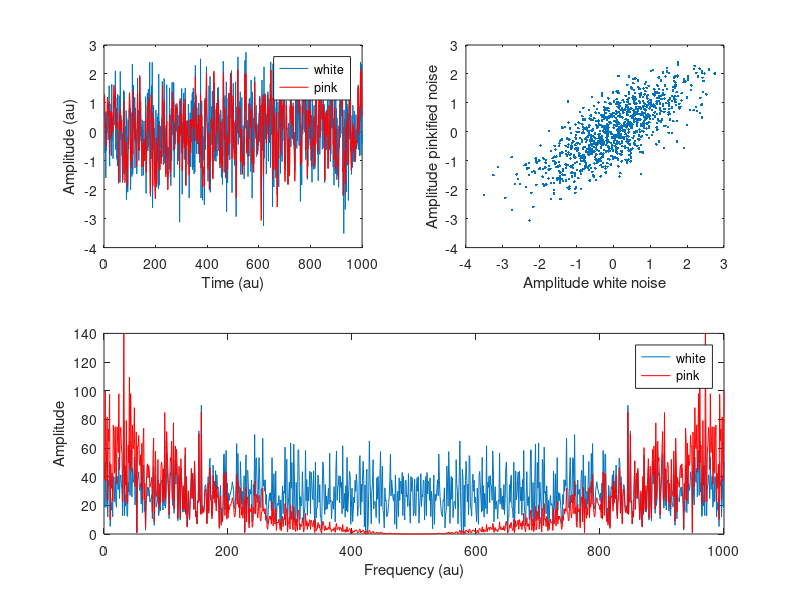

Here is the MATLAB script that generated this plot:
## // WHITE NOISE has a flat power spectrum
## // PINK NOISE noise with a non-uniform frequency structure.

white_noise = randn(1000,1);

## fast fourier transfrom
wnX = fft(white_noise); 
pink_noise = real(ifft(wnX .* linspace(-1,1, length(wnX))'.^2))*2;

clf;
subplot(221)
plot(white_noise), hold on
plot(pink_noise, 'r')
xlabel('Time (au)')
ylabel('Amplitude (au)')
legend({'white', 'pink'})

subplot(222)
plot(white_noise, pink_noise,'.')
xlabel('Amplitude white noise')
ylabel('Amplitude pinkified noise')

subplot(212)
plot(abs(fft(white_noise))), hold on
plot(abs(fft(pink_noise)),'r')
legend({'white';'pink'})
xlabel('Frequency (au)'),
ylabel('Amplitude')

